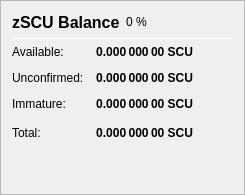
                   <widget class="QFrame" name="frame_ZerocoinBalances">
                    <property name="frameShape">
                     <enum>QFrame::StyledPanel</enum>
                    </property>
                    <property name="frameShadow">
                     <enum>QFrame::Raised</enum>
                    </property>
                    <layout class="QVBoxLayout" name="verticalLayout_7">
                     <item>
                      <layout class="QHBoxLayout" name="horizontalLayout_8" stretch="0,0,0">
                       <item>
                        <widget class="QLabel" name="label_5z_3">
                         <property name="minimumSize">
                          <size>
                           <width>0</width>
                           <height>20</height>
                          </size>
                         </property>
                         <property name="font">
                          <font>
                           <pointsize>12</pointsize>
                           <weight>75</weight>
                           <bold>true</bold>
                          </font>
                         </property>
                         <property name="text">
                          <string>zSCU Balance</string>
                         </property>
                        </widget>
                       </item>
                       <item>
                        <widget class="QLabel" name="labelzSCUPercent">
                         <property name="text">
                          <string notr="true">0 %</string>
                         </property>
                        </widget>
                       </item>
                       <item>
                        <spacer name="horizontalSpacer_11">
                         <property name="orientation">
                          <enum>Qt::Horizontal</enum>
                         </property>
                         <property name="sizeHint" stdset="0">
                          <size>
                           <width>40</width>
                           <height>20</height>
                          </size>
                         </property>
                        </spacer>
                       </item>
                      </layout>
                     </item>
                     <item>
                      <widget class="Line" name="line_ZerocoinBalance">
                       <property name="minimumSize">
                        <size>
                         <width>0</width>
                         <height>1</height>
                        </size>
                       </property>
                       <property name="maximumSize">
                        <size>
                         <width>16777215</width>
                         <height>1</height>
                        </size>
                       </property>
                       <property name="orientation">
                        <enum>Qt::Horizontal</enum>
                       </property>
                      </widget>
                     </item>
                     <item>
                      <layout class="QGridLayout" name="gridLayout_5">
                       <property name="spacing">
                        <number>12</number>
                       </property>
                       <item row="1" column="0">
                        <widget class="QLabel" name="labelzBalanceMatureText">
                         <property name="toolTip">
                          <string>Mature: more than 20 confirmation and more than 1 mint of the same denomination after it was minted.
These zSCU are spendable.</string>
                         </property>
                         <property name="text">
                          <string>Available:</string>
                         </property>
                        </widget>
                       </item>
                       <item row="1" column="1">
                        <widget class="QLabel" name="labelzBalanceMature">
                         <property name="font">
                          <font>
                           <weight>75</weight>
                           <bold>true</bold>
                          </font>
                         </property>
                         <property name="toolTip">
                          <string>Mature: more than 20 confirmation and more than 1 mint of the same denomination after it was minted.
These zSCU are spendable.</string>
                         </property>
                         <property name="text">
                          <string notr="true">0.000 000 00 SCU</string>
                         </property>
                         <property name="alignment">
                          <set>Qt::AlignRight|Qt::AlignTrailing|Qt::AlignVCenter</set>
                         </property>
                        </widget>
                       </item>
                       <item row="2" column="0">
                        <widget class="QLabel" name="labelzBalanceUnconfirmedText">
                         <property name="toolTip">
                          <string>Unconfirmed: less than 20 confirmations
Immature: confirmed, but less than 1 mint of the same denomination after it was minted</string>
                         </property>
                         <property name="text">
                          <string>Unconfirmed:</string>
                         </property>
                        </widget>
                       </item>
                       <item row="2" column="1">
                        <widget class="QLabel" name="labelzBalanceUnconfirmed">
                         <property name="font">
                          <font>
                           <weight>75</weight>
                           <bold>true</bold>
                          </font>
                         </property>
                         <property name="toolTip">
                          <string>Unconfirmed: less than 20 confirmations
Immature: confirmed, but less than 1 mint of the same denomination after it was minted</string>
                         </property>
                         <property name="text">
                          <string notr="true">0.000 000 00 SCU</string>
                         </property>
                         <property name="alignment">
                          <set>Qt::AlignRight|Qt::AlignTrailing|Qt::AlignVCenter</set>
                         </property>
                        </widget>
                       </item>
                       <item row="3" column="0">
                        <widget class="QLabel" name="labelzBalanceImmatureText">
                         <property name="toolTip">
                          <string>Unconfirmed: less than 20 confirmations
Immature: confirmed, but less than 1 mint of the same denomination after it was minted</string>
                         </property>
                         <property name="text">
                          <string>Immature:</string>
                         </property>
                        </widget>
                       </item>
                       <item row="3" column="1">
                        <widget class="QLabel" name="labelzBalanceImmature">
                         <property name="font">
                          <font>
                           <weight>75</weight>
                           <bold>true</bold>
                          </font>
                         </property>
                         <property name="toolTip">
                          <string>Unconfirmed: less than 20 confirmations
Immature: confirmed, but less than 1 mint of the same denomination after it was minted</string>
                         </property>
                         <property name="text">
                          <string notr="true">0.000 000 00 SCU</string>
                         </property>
                         <property name="alignment">
                          <set>Qt::AlignRight|Qt::AlignTrailing|Qt::AlignVCenter</set>
                         </property>
                        </widget>
                       </item>
                       <item row="4" column="0">
                        <widget class="QLabel" name="labelzBalanceText">
                         <property name="toolTip">
                          <string>Your current zSCU balance, unconfirmed and immature zSCU included.</string>
                         </property>
                         <property name="text">
                          <string>Total:</string>
                         </property>
                        </widget>
                       </item>
                       <item row="4" column="1">
                        <widget class="QLabel" name="labelzBalance">
                         <property name="font">
                          <font>
                           <weight>75</weight>
                           <bold>true</bold>
                          </font>
                         </property>
                         <property name="cursor">
                          <cursorShape>IBeamCursor</cursorShape>
                         </property>
                         <property name="toolTip">
                          <string>Your current zSCU balance, unconfirmed and immature zSCU included.</string>
                         </property>
                         <property name="text">
                          <string notr="true">0.000 000 00 SCU</string>
                         </property>
                         <property name="alignment">
                          <set>Qt::AlignRight|Qt::AlignTrailing|Qt::AlignVCenter</set>
                         </property>
                         <property name="textInteractionFlags">
                          <set>Qt::LinksAccessibleByMouse|Qt::TextSelectableByKeyboard|Qt::TextSelectableByMouse</set>
                         </property>
                        </widget>
                       </item>
                       <item row="4" column="2">
                        <spacer name="horizontalSpacer_4">
                         <property name="orientation">
                          <enum>Qt::Horizontal</enum>
                         </property>
                         <property name="sizeHint" stdset="0">
                          <size>
                           <width>40</width>
                           <height>20</height>
                          </size>
                         </property>
                        </spacer>
                       </item>
                      </layout>
                     </item>
                     <item>
                      <spacer name="verticalSpacer_4">
                       <property name="orientation">
                        <enum>Qt::Vertical</enum>
                       </property>
                       <property name="sizeHint" stdset="0">
                        <size>
                         <width>20</width>
                         <height>40</height>
                        </size>
                       </property>
                      </spacer>
                     </item>
                    </layout>
                   </widget>
